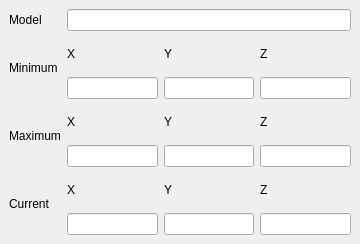
<ui version="4.0" >
 <author></author>
 <comment></comment>
 <exportmacro></exportmacro>
 <class>Calibrate</class>
 <widget class="QWidget" name="Calibrate" >
  <property name="geometry" >
   <rect>
    <x>0</x>
    <y>0</y>
    <width>360</width>
    <height>244</height>
   </rect>
  </property>
  <property name="windowTitle" >
   <string>UniMotion Calibrater</string>
  </property>
  <layout class="QGridLayout" >
   <property name="margin" >
    <number>9</number>
   </property>
   <property name="spacing" >
    <number>6</number>
   </property>
   <item row="3" column="0" >
    <widget class="QLabel" name="label_10" >
     <property name="text" >
      <string>Current</string>
     </property>
    </widget>
   </item>
   <item row="3" column="1" >
    <layout class="QGridLayout" >
     <property name="margin" >
      <number>0</number>
     </property>
     <property name="spacing" >
      <number>6</number>
     </property>
     <item row="0" column="0" >
      <widget class="QLabel" name="label_11" >
       <property name="text" >
        <string>X</string>
       </property>
      </widget>
     </item>
     <item row="1" column="0" >
      <widget class="QLineEdit" name="leCurX" />
     </item>
     <item row="0" column="2" >
      <widget class="QLabel" name="label_12" >
       <property name="text" >
        <string>Z</string>
       </property>
      </widget>
     </item>
     <item row="1" column="2" >
      <widget class="QLineEdit" name="leCurZ" />
     </item>
     <item row="0" column="1" >
      <widget class="QLabel" name="label_13" >
       <property name="text" >
        <string>Y</string>
       </property>
      </widget>
     </item>
     <item row="1" column="1" >
      <widget class="QLineEdit" name="leCurY" />
     </item>
    </layout>
   </item>
   <item row="2" column="0" >
    <widget class="QLabel" name="label_6" >
     <property name="text" >
      <string>Maximum</string>
     </property>
    </widget>
   </item>
   <item row="2" column="1" >
    <layout class="QGridLayout" >
     <property name="margin" >
      <number>0</number>
     </property>
     <property name="spacing" >
      <number>6</number>
     </property>
     <item row="0" column="0" >
      <widget class="QLabel" name="label_7" >
       <property name="text" >
        <string>X</string>
       </property>
      </widget>
     </item>
     <item row="1" column="0" >
      <widget class="QLineEdit" name="leMaxX" />
     </item>
     <item row="0" column="2" >
      <widget class="QLabel" name="label_8" >
       <property name="text" >
        <string>Z</string>
       </property>
      </widget>
     </item>
     <item row="1" column="2" >
      <widget class="QLineEdit" name="leMaxZ" />
     </item>
     <item row="0" column="1" >
      <widget class="QLabel" name="label_9" >
       <property name="text" >
        <string>Y</string>
       </property>
      </widget>
     </item>
     <item row="1" column="1" >
      <widget class="QLineEdit" name="leMaxY" />
     </item>
    </layout>
   </item>
   <item row="0" column="0" >
    <widget class="QLabel" name="label" >
     <property name="text" >
      <string>Model</string>
     </property>
    </widget>
   </item>
   <item row="0" column="1" >
    <widget class="QLineEdit" name="leModel" />
   </item>
   <item row="1" column="0" >
    <widget class="QLabel" name="label_2" >
     <property name="text" >
      <string>Minimum</string>
     </property>
    </widget>
   </item>
   <item row="1" column="1" >
    <layout class="QGridLayout" >
     <property name="margin" >
      <number>0</number>
     </property>
     <property name="spacing" >
      <number>6</number>
     </property>
     <item row="0" column="0" >
      <widget class="QLabel" name="label_3" >
       <property name="text" >
        <string>X</string>
       </property>
      </widget>
     </item>
     <item row="1" column="0" >
      <widget class="QLineEdit" name="leMinX" />
     </item>
     <item row="0" column="2" >
      <widget class="QLabel" name="label_5" >
       <property name="text" >
        <string>Z</string>
       </property>
      </widget>
     </item>
     <item row="1" column="2" >
      <widget class="QLineEdit" name="leMinZ" />
     </item>
     <item row="0" column="1" >
      <widget class="QLabel" name="label_4" >
       <property name="text" >
        <string>Y</string>
       </property>
      </widget>
     </item>
     <item row="1" column="1" >
      <widget class="QLineEdit" name="leMinY" />
     </item>
    </layout>
   </item>
  </layout>
 </widget>
 <pixmapfunction></pixmapfunction>
 <resources/>
 <connections/>
</ui>
